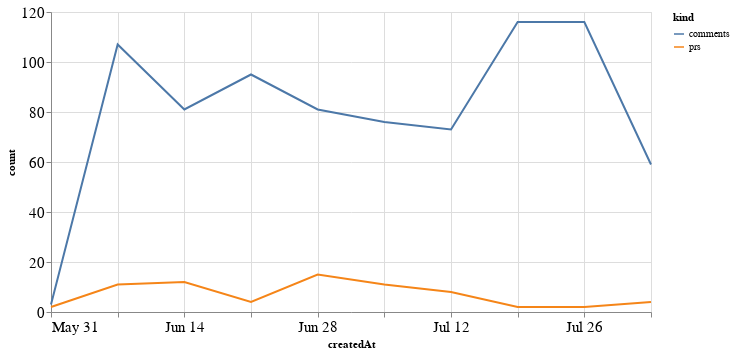

Notebook code cell kept with this figure:
### Code cell
alt.Chart(total_time, width=600).mark_line().encode(
    x='createdAt',
    y='count',
    color='kind'
)

### Figure 1 — Vega-Lite specification as saved in the notebook (floating-point values rounded to 4 significant figures)
{"config": {"axisLeft": {"labelFontSize": 15}, "axisBottom": {"labelFontSize": 15}}, "data": {"name": "data-b65fb0a1dac0defa508851c9363e8487"}, "mark": "line", "encoding": {"color": {"type": "nominal", "field": "kind"}, "x": {"type": "temporal", "field": "createdAt"}, "y": {"type": "quantitative", "field": "count"}}, "width": 600, "$schema": "https://vega.github.io/schema/vega-lite/v4.8.1.json", "datasets": {"data-b65fb0a1dac0defa508851c9363e8487": [{"createdAt": "2020-05-31T00:00:00", "kind": "prs", "count": 2}, {"createdAt": "2020-06-07T00:00:00", "kind": "prs", "count": 11}, {"createdAt": "2020-06-14T00:00:00", "kind": "prs", "count": 12}, {"createdAt": "2020-06-21T00:00:00", "kind": "prs", "count": 4}, {"createdAt": "2020-06-28T00:00:00", "kind": "prs", "count": 15}, {"createdAt": "2020-07-05T00:00:00", "kind": "prs", "count": 11}, {"createdAt": "2020-07-12T00:00:00", "kind": "prs", "count": 8}, {"createdAt": "2020-07-19T00:00:00", "kind": "prs", "count": 2}, {"createdAt": "2020-07-26T00:00:00", "kind": "prs", "count": 2}, {"createdAt": "2020-08-02T00:00:00", "kind": "prs", "count": 4}, {"createdAt": "2020-05-31T00:00:00", "kind": "comments", "count": 3}, {"createdAt": "2020-06-07T00:00:00", "kind": "comments", "count": 107}, {"createdAt": "2020-06-14T00:00:00", "kind": "comments", "count": 81}, {"createdAt": "2020-06-21T00:00:00", "kind": "comments", "count": 95}, {"createdAt": "2020-06-28T00:00:00", "kind": "comments", "count": 81}, {"createdAt": "2020-07-05T00:00:00", "kind": "comments", "count": 76}, {"createdAt": "2020-07-12T00:00:00", "kind": "comments", "count": 73}, {"createdAt": "2020-07-19T00:00:00", "kind": "comments", "count": 116}, {"createdAt": "2020-07-26T00:00:00", "kind": "comments", "count": 116}, {"createdAt": "2020-08-02T00:00:00", "kind": "comments", "count": 59}]}}
